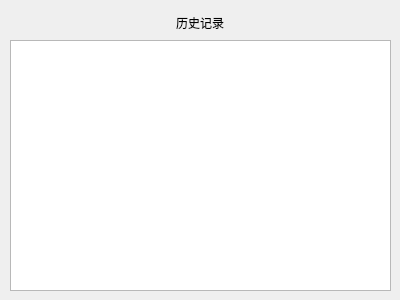
<?xml version="1.0" encoding="UTF-8"?>
<ui version="4.0">
 <class>history_widget</class>
 <widget class="QWidget" name="history_widget">
  <property name="geometry">
   <rect>
    <x>0</x>
    <y>0</y>
    <width>400</width>
    <height>300</height>
   </rect>
  </property>
  <property name="minimumSize">
   <size>
    <width>400</width>
    <height>300</height>
   </size>
  </property>
  <property name="maximumSize">
   <size>
    <width>400</width>
    <height>300</height>
   </size>
  </property>
  <property name="windowTitle">
   <string>历史记录</string>
  </property>
  <widget class="QTableWidget" name="tableWidget">
   <property name="geometry">
    <rect>
     <x>10</x>
     <y>40</y>
     <width>381</width>
     <height>251</height>
    </rect>
   </property>
  </widget>
  <widget class="QLabel" name="label">
   <property name="geometry">
    <rect>
     <x>170</x>
     <y>15</y>
     <width>60</width>
     <height>15</height>
    </rect>
   </property>
   <property name="text">
    <string>历史记录</string>
   </property>
   <property name="alignment">
    <set>Qt::AlignCenter</set>
   </property>
  </widget>
 </widget>
 <resources/>
 <connections/>
</ui>
